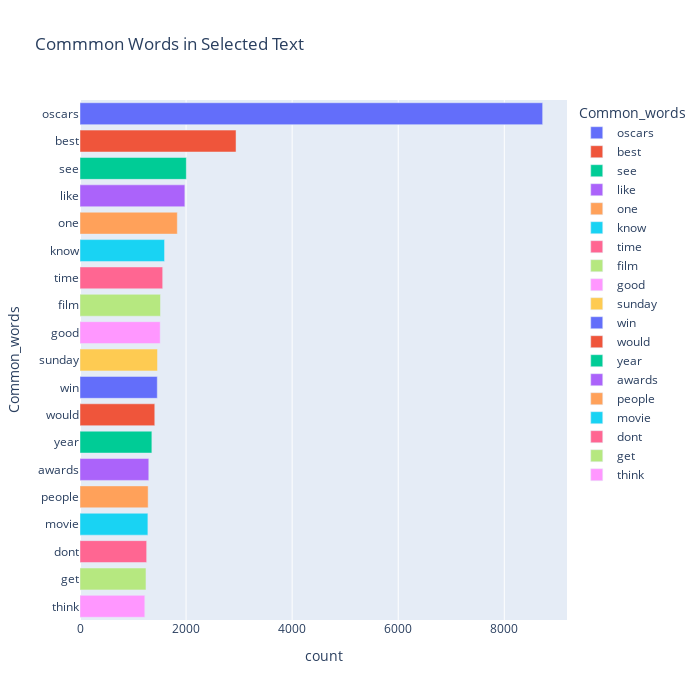

Notebook source saved alongside this figure:
### Code cell
fig = px.bar(temp, x="count", y="Common_words", title='Commmon Words in Selected Text', orientation='h', 
             width=700, height=700,color='Common_words')
fig.show()

### Figure 1 — Plotly figure (JSON) as saved in the notebook; plotly's stock layout.template omitted (floating-point values rounded to 4 significant figures)
{"data": [{"alignmentgroup": "True", "hovertemplate": "Common_words=%{y}<br>count=%{x}<extra></extra>", "legendgroup": "oscars", "marker": {"color": "#636efa", "pattern": {"shape": ""}}, "name": "oscars", "offsetgroup": "oscars", "orientation": "h", "showlegend": true, "textposition": "auto", "type": "bar", "x": [8723], "xaxis": "x", "y": ["oscars"], "yaxis": "y"}, {"alignmentgroup": "True", "hovertemplate": "Common_words=%{y}<br>count=%{x}<extra></extra>", "legendgroup": "best", "marker": {"color": "#EF553B", "pattern": {"shape": ""}}, "name": "best", "offsetgroup": "best", "orientation": "h", "showlegend": true, "textposition": "auto", "type": "bar", "x": [2942], "xaxis": "x", "y": ["best"], "yaxis": "y"}, {"alignmentgroup": "True", "hovertemplate": "Common_words=%{y}<br>count=%{x}<extra></extra>", "legendgroup": "see", "marker": {"color": "#00cc96", "pattern": {"shape": ""}}, "name": "see", "offsetgroup": "see", "orientation": "h", "showlegend": true, "textposition": "auto", "type": "bar", "x": [2005], "xaxis": "x", "y": ["see"], "yaxis": "y"}, {"alignmentgroup": "True", "hovertemplate": "Common_words=%{y}<br>count=%{x}<extra></extra>", "legendgroup": "like", "marker": {"color": "#ab63fa", "pattern": {"shape": ""}}, "name": "like", "offsetgroup": "like", "orientation": "h", "showlegend": true, "textposition": "auto", "type": "bar", "x": [1977], "xaxis": "x", "y": ["like"], "yaxis": "y"}, {"alignmentgroup": "True", "hovertemplate": "Common_words=%{y}<br>count=%{x}<extra></extra>", "legendgroup": "one", "marker": {"color": "#FFA15A", "pattern": {"shape": ""}}, "name": "one", "offsetgroup": "one", "orientation": "h", "showlegend": true, "textposition": "auto", "type": "bar", "x": [1835], "xaxis": "x", "y": ["one"], "yaxis": "y"}, {"alignmentgroup": "True", "hovertemplate": "Common_words=%{y}<br>count=%{x}<extra></extra>", "legendgroup": "know", "marker": {"color": "#19d3f3", "pattern": {"shape": ""}}, "name": "know", "offsetgroup": "know", "orientation": "h", "showlegend": true, "textposition": "auto", "type": "bar", "x": [1594], "xaxis": "x", "y": ["know"], "yaxis": "y"}, {"alignmentgroup": "True", "hovertemplate": "Common_words=%{y}<br>count=%{x}<extra></extra>", "legendgroup": "time", "marker": {"color": "#FF6692", "pattern": {"shape": ""}}, "name": "time", "offsetgroup": "time", "orientation": "h", "showlegend": true, "textposition": "auto", "type": "bar", "x": [1559], "xaxis": "x", "y": ["time"], "yaxis": "y"}, {"alignmentgroup": "True", "hovertemplate": "Common_words=%{y}<br>count=%{x}<extra></extra>", "legendgroup": "film", "marker": {"color": "#B6E880", "pattern": {"shape": ""}}, "name": "film", "offsetgroup": "film", "orientation": "h", "showlegend": true, "textposition": "auto", "type": "bar", "x": [1518], "xaxis": "x", "y": ["film"], "yaxis": "y"}, {"alignmentgroup": "True", "hovertemplate": "Common_words=%{y}<br>count=%{x}<extra></extra>", "legendgroup": "good", "marker": {"color": "#FF97FF", "pattern": {"shape": ""}}, "name": "good", "offsetgroup": "good", "orientation": "h", "showlegend": true, "textposition": "auto", "type": "bar", "x": [1512], "xaxis": "x", "y": ["good"], "yaxis": "y"}, {"alignmentgroup": "True", "hovertemplate": "Common_words=%{y}<br>count=%{x}<extra></extra>", "legendgroup": "sunday", "marker": {"color": "#FECB52", "pattern": {"shape": ""}}, "name": "sunday", "offsetgroup": "sunday", "orientation": "h", "showlegend": true, "textposition": "auto", "type": "bar", "x": [1461], "xaxis": "x", "y": ["sunday"], "yaxis": "y"}, {"alignmentgroup": "True", "hovertemplate": "Common_words=%{y}<br>count=%{x}<extra></extra>", "legendgroup": "win", "marker": {"color": "#636efa", "pattern": {"shape": ""}}, "name": "win", "offsetgroup": "win", "orientation": "h", "showlegend": true, "textposition": "auto", "type": "bar", "x": [1457], "xaxis": "x", "y": ["win"], "yaxis": "y"}, {"alignmentgroup": "True", "hovertemplate": "Common_words=%{y}<br>count=%{x}<extra></extra>", "legendgroup": "would", "marker": {"color": "#EF553B", "pattern": {"shape": ""}}, "name": "would", "offsetgroup": "would", "orientation": "h", "showlegend": true, "textposition": "auto", "type": "bar", "x": [1410], "xaxis": "x", "y": ["would"], "yaxis": "y"}, {"alignmentgroup": "True", "hovertemplate": "Common_words=%{y}<br>count=%{x}<extra></extra>", "legendgroup": "year", "marker": {"color": "#00cc96", "pattern": {"shape": ""}}, "name": "year", "offsetgroup": "year", "orientation": "h", "showlegend": true, "textposition": "auto", "type": "bar", "x": [1355], "xaxis": "x", "y": ["year"], "yaxis": "y"}, {"alignmentgroup": "True", "hovertemplate": "Common_words=%{y}<br>count=%{x}<extra></extra>", "legendgroup": "awards", "marker": {"color": "#ab63fa", "pattern": {"shape": ""}}, "name": "awards", "offsetgroup": "awards", "orientation": "h", "showlegend": true, "textposition": "auto", "type": "bar", "x": [1297], "xaxis": "x", "y": ["awards"], "yaxis": "y"}, {"alignmentgroup": "True", "hovertemplate": "Common_words=%{y}<br>count=%{x}<extra></extra>", "legendgroup": "people", "marker": {"color": "#FFA15A", "pattern": {"shape": ""}}, "name": "people", "offsetgroup": "people", "orientation": "h", "showlegend": true, "textposition": "auto", "type": "bar", "x": [1285], "xaxis": "x", "y": ["people"], "yaxis": "y"}, {"alignmentgroup": "True", "hovertemplate": "Common_words=%{y}<br>count=%{x}<extra></extra>", "legendgroup": "movie", "marker": {"color": "#19d3f3", "pattern": {"shape": ""}}, "name": "movie", "offsetgroup": "movie", "orientation": "h", "showlegend": true, "textposition": "auto", "type": "bar", "x": [1280], "xaxis": "x", "y": ["movie"], "yaxis": "y"}, {"alignmentgroup": "True", "hovertemplate": "Common_words=%{y}<br>count=%{x}<extra></extra>", "legendgroup": "dont", "marker": {"color": "#FF6692", "pattern": {"shape": ""}}, "name": "dont", "offsetgroup": "dont", "orientation": "h", "showlegend": true, "textposition": "auto", "type": "bar", "x": [1257], "xaxis": "x", "y": ["dont"], "yaxis": "y"}, {"alignmentgroup": "True", "hovertemplate": "Common_words=%{y}<br>count=%{x}<extra></extra>", "legendgroup": "get", "marker": {"color": "#B6E880", "pattern": {"shape": ""}}, "name": "get", "offsetgroup": "get", "orientation": "h", "showlegend": true, "textposition": "auto", "type": "bar", "x": [1244], "xaxis": "x", "y": ["get"], "yaxis": "y"}, {"alignmentgroup": "True", "hovertemplate": "Common_words=%{y}<br>count=%{x}<extra></extra>", "legendgroup": "think", "marker": {"color": "#FF97FF", "pattern": {"shape": ""}}, "name": "think", "offsetgroup": "think", "orientation": "h", "showlegend": true, "textposition": "auto", "type": "bar", "x": [1222], "xaxis": "x", "y": ["think"], "yaxis": "y"}], "layout": {"barmode": "relative", "height": 700, "legend": {"title": {"text": "Common_words"}, "tracegroupgap": 0}, "title": {"text": "Commmon Words in Selected Text"}, "width": 700, "xaxis": {"anchor": "y", "domain": [0, 1], "title": {"text": "count"}}, "yaxis": {"anchor": "x", "categoryarray": ["think", "get", "dont", "movie", "people", "awards", "year", "would", "win", "sunday", "good", "film", "time", "know", "one", "like", "see", "best", "oscars"], "categoryorder": "array", "domain": [0, 1], "title": {"text": "Common_words"}}}}
